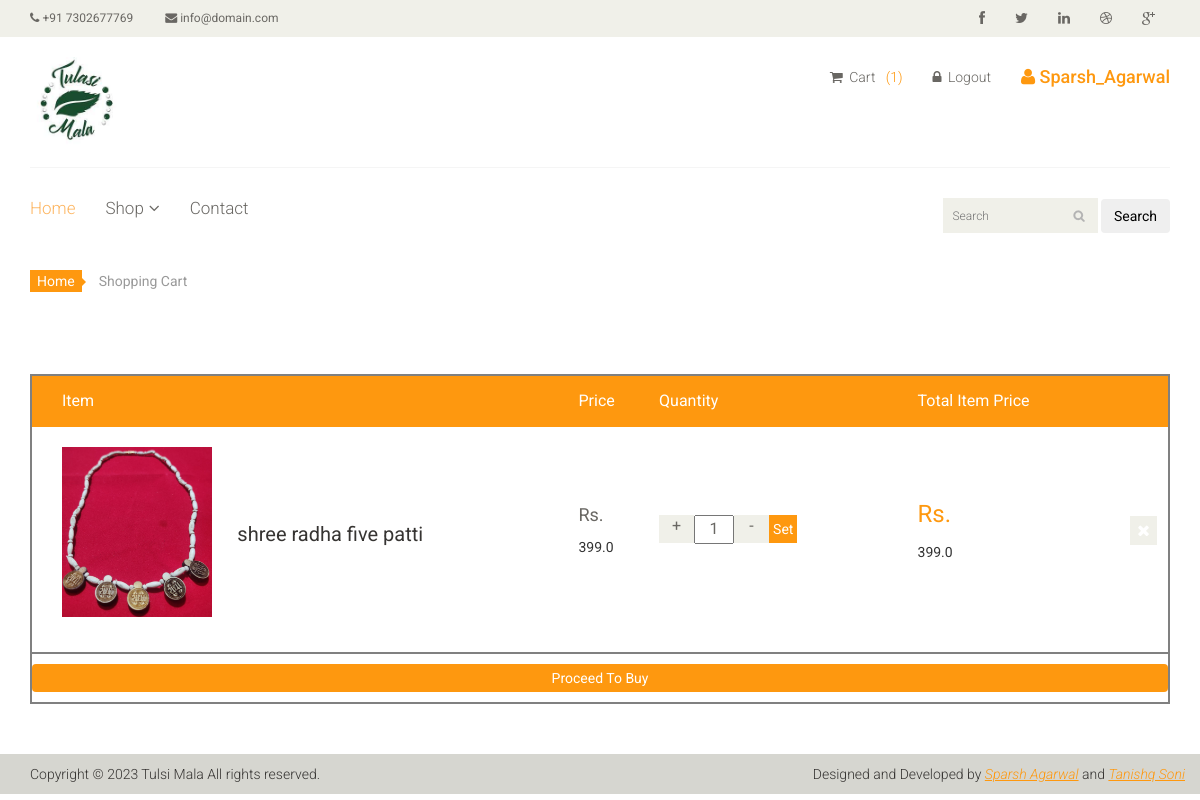
The app's page /cart (signed in) with its own data.
### core/models.py (models this page shows, shortened)
class Cart(models.Model):
    user = models.ForeignKey(User, on_delete=models.CASCADE)
    product = models.ForeignKey(Product, on_delete=models.CASCADE)
    quantity = models.IntegerField(default=1)
    isPaid = models.BooleanField(default=False)
    orderID = models.CharField(max_length=150, blank=True , null=True)
    firstname = models.CharField(max_length=25, blank=True, null=True)
    lastname = models.CharField(max_length=25, blank=True, null=True)
    Address = models.CharField(max_length=1000, blank=True, null=True)
    country = models.CharField(max_length=100, blank=True, null=True)
    zip_code = models.IntegerField(blank=True, null=True)
    phone = models.IntegerField(blank=True, null=True)

class Product(models.Model):
    name = models.CharField(max_length=100)
    category = models.ForeignKey('Category', on_delete=models.CASCADE)
    slug = models.SlugField(unique=True, null=True, blank=True)
    desc = models.TextField()
    price = models.FloatField(default=0.0)
    product_available_count = models.IntegerField(default=0)
    img = models.ImageField(upload_to='images/')
    def __str__(self):
        return self.name

### core/views.py (the view, shortened to what this page needs)
# urls.py: path('cart', views.cart, name='cart'),
def cart(request):
    if request.user.is_authenticated:
        if Cart.objects.filter(user=request.user).exists():
            order = Order.objects.get(user=request.user, ordered=False)
            cart_items = Cart.objects.filter(user=request.user)
            len_of_cart = len(Cart.objects.filter(user=request.user))
            cart_prod_and_price = []
            for item in cart_items:
                cart_prod_and_price.append(
                    [item, (item.quantity * item.product.price)])
            return render(request, 'core/cart.html', {'order': order, 'len_of_cart': len_of_cart, 'cart_prod_and_price': cart_prod_and_price})
        len_of_cart = len(Cart.objects.filter(user=request.user))
        return render(request, 'core/cart.html', {'message': "Your cart is empty", 'len_of_cart': len_of_cart})
    return redirect("/accounts/user_login")

### templates/core/cart.html (shortened to what this page needs)
{% extends './base.html' %} {% load static %} {% block start %}
<section id="cart_items">
  <div class="container">
    <div class="breadcrumbs">
      <ol class="breadcrumb">
        <li><a href="#">Home</a></li>
        <li class="active">Shopping Cart</li>
      </ol>
    </div>
    {% if not message %}
    <div class="table-responsive cart_info" style="border: 2px solid grey; display: flex; flex-direction: column;">
      <table class="table table-condensed">
        <thead>
          <tr class="cart_menu">
            <td class="image">Item</td>
            <td class="description"></td>
            <td class="price">Price</td>
            <td class="quantity">Quantity</td>
            <td class="total">Total Item Price</td>
            <td></td>
          </tr>
        </thead>
        <tbody>
          {% for items in cart_prod_and_price %}
          <tr>
            <td class="cart_product">
              <a href=""><img style="width: 15rem" src="{{ items.0.product.img.url }}" alt=""/></a>
            </td>
            <td class="cart_description">
              <h4><a href="">{{ items.0.product }}</a></h4>
            </td>
            <td class="cart_price">
              <p>Rs.</p>
              {{ items.0.product.price }}
            </td>
            <td class="cart_quantity">
              <form method="post" class="cart_quantity_button"> {% csrf_token %}
                <a class="cart_quantity_up plus-btn" style="cursor: pointer; user-select: none;" data-item-id="{{ items.0.pk }}">+</a>
                {% if quantity and items.0.product.slug == inst_product %}
                <input class="cart_quantity_input" type="text" name="quantity" value="{{quantity}}" readonly autocomplete="off" size="2"/>
                  {% else %}
                  <input class="cart_quantity_input" type="text" name="quantity" value="{{ items.0.quantity }}" readonly autocomplete="off" size="2"/>
                  {% endif %}
                  <a class="cart_quantity_down minus-btn" style="cursor: pointer; user-select: none;" data-item-id="{{ items.pk }}">-</a>
                  <input type="submit" style="background: #FE980F; border: none; color: white; padding: 0.4rem " value="Set">
                </form>
              </td>
              <td class="cart_total">
                <p class="cart_total_price">Rs.</p>
                {{ items.1 }}
              </td>
              <td class="cart_delete">
                <a class="cart_quantity_delete" href="/remove_cart_items/{{ items.0.pk }}"><i class="fa fa-times"></i></a>
              </td>
            </tr>
            {% endfor %}
          </tbody>
        </table>
        <div class="proc-to-pay" style="border-top: 2px solid grey; display: flex; flex-direction: column;">
          <a href="/checkout" class="btn" style="background: #FE980F; border: none; margin: 1rem 0; color: white; padding: 0.4rem ">Proceed To Buy</a>
        </div>
      </div>
      {% else %}
      <div class="table-responsive cart_info" style="border: 2px solid grey; display: flex; flex-direction: column; justify-content: center; align-items: center; height: 38vh;">
        <h3>{{message}}</h3>
      </div>
    {% endif %}
  </div>
</section>
{% endblock %}

### templates/core/base.html (shortened to what this page needs)
{% load static %} {% load cart_template_tag %}
<!DOCTYPE html>
<html lang="en">
  <head>
    <link href="{% static 'css/bootstrap.min.css' %}" rel="stylesheet" />
    <link href="{% static 'css/font-awesome.min.css' %}" rel="stylesheet" />
    <link href="{% static 'css/prettyPhoto.css' %}" rel="stylesheet" />
    <link href="{% static 'css/price-range.css' %}" rel="stylesheet" />
    <link href="{% static 'css/animate.css' %}" rel="stylesheet" />
    <link href="{% static 'css/main.css' %}" rel="stylesheet" />
    <link href="{% static 'css/responsive.css' %}" rel="stylesheet" />
    <script src="https://code.jquery.com/jquery-3.6.0.min.js"></script></head
  >
  <body>
    <header id="header">
      <div class="header_top">
        <div class="container">
          <div class="row">
            <div class="col-sm-6">
              <div class="contactinfo">
                <ul class="nav nav-pills">
                  <li>
                    <a href="#"><i class="fa fa-phone"></i> +91 7302677769</a>
                  </li>
                  <li>
                    <a href="#"
                      ><i class="fa fa-envelope"></i> info@domain.com</a
                    >
                  </li>
                </ul>
              </div>
            </div>
            <div class="col-sm-6">
              <div class="social-icons pull-right">
                <ul class="nav navbar-nav">
                  <li>
                    <a href="#"><i class="fa fa-facebook"></i></a>
                  </li>
                  <li>
                    <a href="#"><i class="fa fa-twitter"></i></a>
                  </li>
                  <li>
                    <a href="#"><i class="fa fa-linkedin"></i></a>
                  </li>
                  <li>
                    <a href="#"><i class="fa fa-dribbble"></i></a>
                  </li>
                  <li>
                    <a href="#"><i class="fa fa-google-plus"></i></a>
                  </li>
                </ul>
              </div>
            </div>
          </div>
        </div>
      </div>
      <div class="header-middle">
        <div class="container">
          <div class="row">
            <div class="col-sm-4">
              <div class="logo pull-left">
                <a href="/"
                  ><img src="{% static 'images/home/logo.png' %}" alt="" style="width: 9rem;"
                /></a>
              </div>
            </div>
            <div class="col-sm-8">
              <div class="shop-menu pull-right">
                <ul class="nav navbar-nav">
                  <li>
                    <a href="/cart"
                      ><i class="fa fa-shopping-cart"></i> Cart&nbsp;&nbsp;
                       {% if user.is_authenticated %}
                      <div style="color: #fe980f; display: inline">
                        ({{ len_of_cart }})
                      </div>
                      {% endif %}
                    </a>
                  </li>
                  {% if user.is_authenticated %}
                  <li>
                    <a href=" /accounts/user_logout"
                      ><i class="fa fa-lock"></i> Logout</a
                    >
                  </li>
                  <li>
                    <h4 style="color: #fe980f;">
                      <i class="fa fa-user"></i> {{ user.username|title }}
                    </h4>
                  </li>
                  {% else %}
                  <li>
                    <a href=" /accounts/user_login"
                      ><i class="fa fa-lock"></i> Login</a
                    >
                  </li>
                  {% endif %}
                </ul>
              </div>
            </div>
          </div>
        </div>
      </div>
      <div class="header-bottom">
        <div class="container">
          <div class="row">
            <div class="col-sm-9">
              <div class="mainmenu pull-left">
                <ul class="nav navbar-nav collapse navbar-collapse">
                  <li><a href="/" class="active">Home</a></li>
                  <li class="dropdown">
                    <a href="#">Shop<i class="fa fa-angle-down"></i></a>
                  </li>
                  <li><a href="/contactus">Contact</a></li>
                </ul>
              </div>
            </div>
            <div class="col-sm-3">
              <form action="/search" class="search_box pull-right" method="get">
                <input type="text" required name="query" placeholder="Search" />
                <button type="submit" class="btn btn-fefault">Search</button>
              </form>
            </div>
          </div>
        </div>
      </div>
    </header>
    {% block start %} {% endblock %}
    <footer id="footer">
      <div class="footer-bottom">
        <div class="container">
          <div class="row">
            <p class="pull-left">
              Copyright © 2023 Tulsi Mala All rights reserved.
            </p>
            <p class="pull-right">
              Designed and Developed by
              <span
                ><a href="https://www.linkedin.com/in/sparsh-agarwal-a74128138/"
                  >Sparsh Agarwal</a
                >
                and
                <a href="https://www.linkedin.com/in/tanishq-soni-899146214/"
                  >Tanishq Soni</a
                ></span
              >
            </p>
          </div>
        </div>
      </div>
    </footer>
  </body>
</html>

### records on screen
Cart: product.img (picture), product.name "shree radha five patti", product.price "399.0", quantity "1", items "399.0"

### other values on screen
{{ len_of_cart }} "1"
{{ user.username|title }} "Sparsh_Agarwal"
